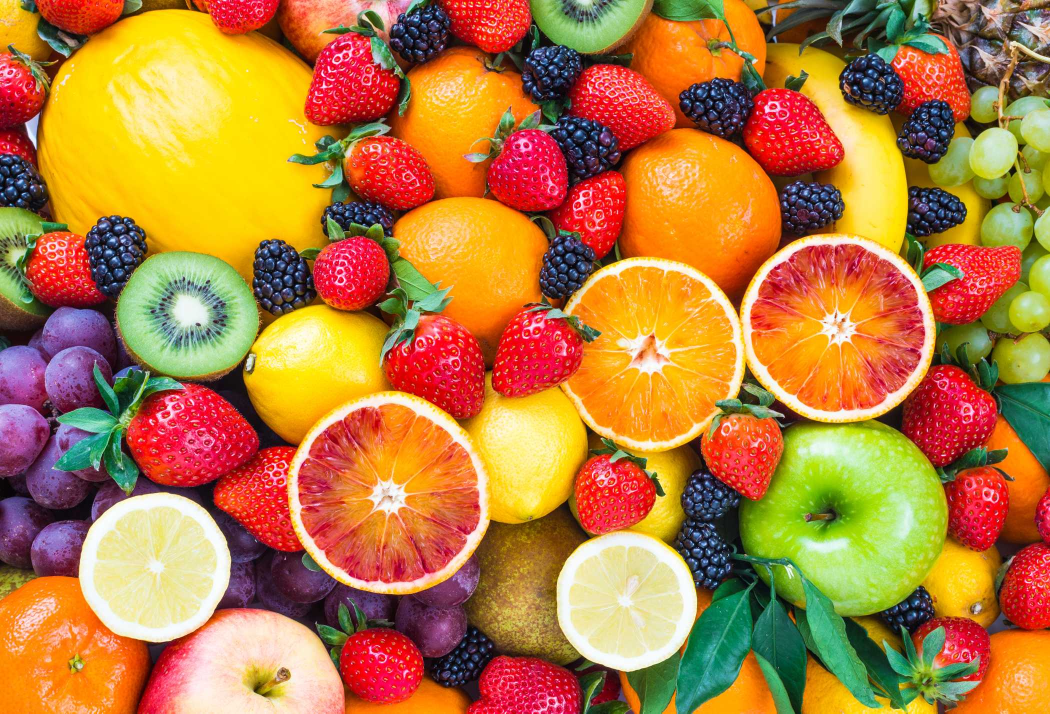
#> input picture Lab3/fruit.jpg, 2100 x 1427 px (shown at 1/2 size)
$ jupyter execute --allow-errors BTap_them.ipynb
#> lines starting #> are read from the running program, lines starting #| are printed output that depends on the picture
[cell 1]
##1.1
import numpy as np
import imageio.v2 as iio
import matplotlib.pylab as plt
data = iio.imread('fruit.jpg')
#> data is the input picture: shape (1427, 2100, 3); mean R, G, B 182.3, 124.4, 62.8
bmg = data[800:1200, 570:980]
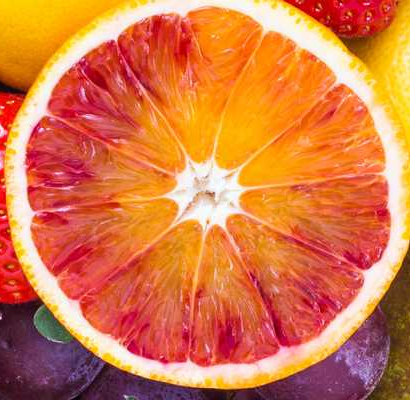
#> bmg: shape (400, 410, 3); mean R, G, B 215, 120.3, 71.3
print(data.shape)
#| (1427, 2100, 3)

iio.imsave('orange.jpg', bmg)
plt.imshow(bmg)
plt.show()

[cell 2]
#1.2
import numpy as np
import scipy.ndimage as nd
import imageio.v2 as iio
import matplotlib.pyplot as plt
from PIL import Image

# Đọc ảnh và chuyển sang grayscale
img = Image.open('fruit.jpg').convert('L')  # 'L' = grayscale
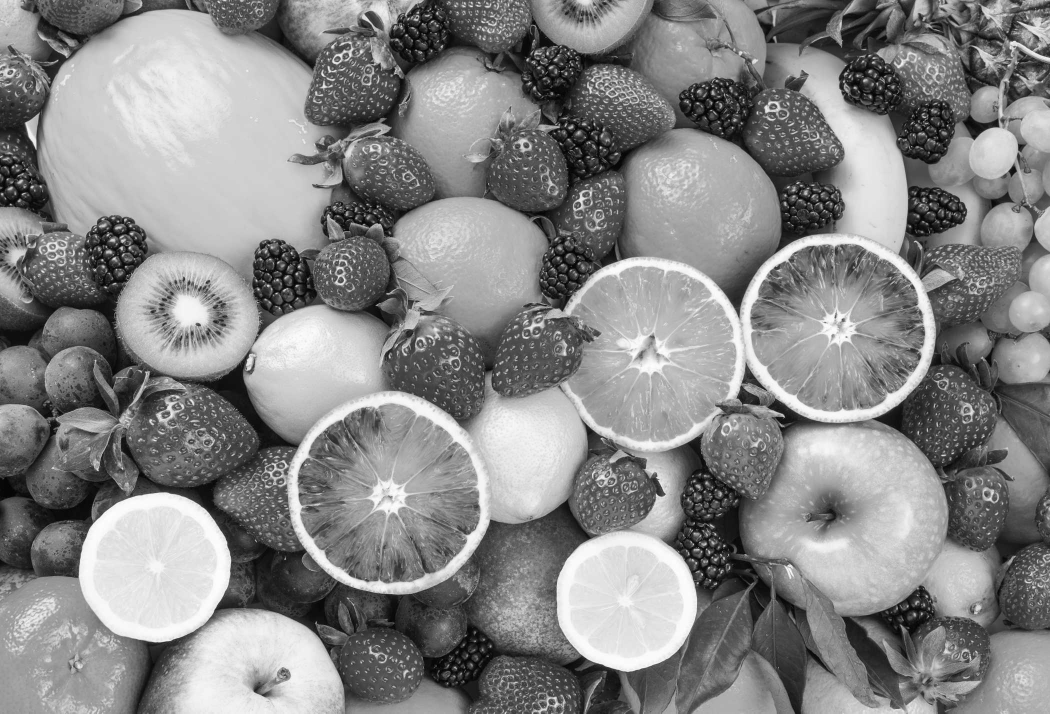
#> img: PIL image 2100x1427 L (shown at 1/2 size); min 0, max 255, mean 134.7
data = np.array(img)

# Dịch chuyển ảnh
bdata = nd.shift(data, (100, 25))
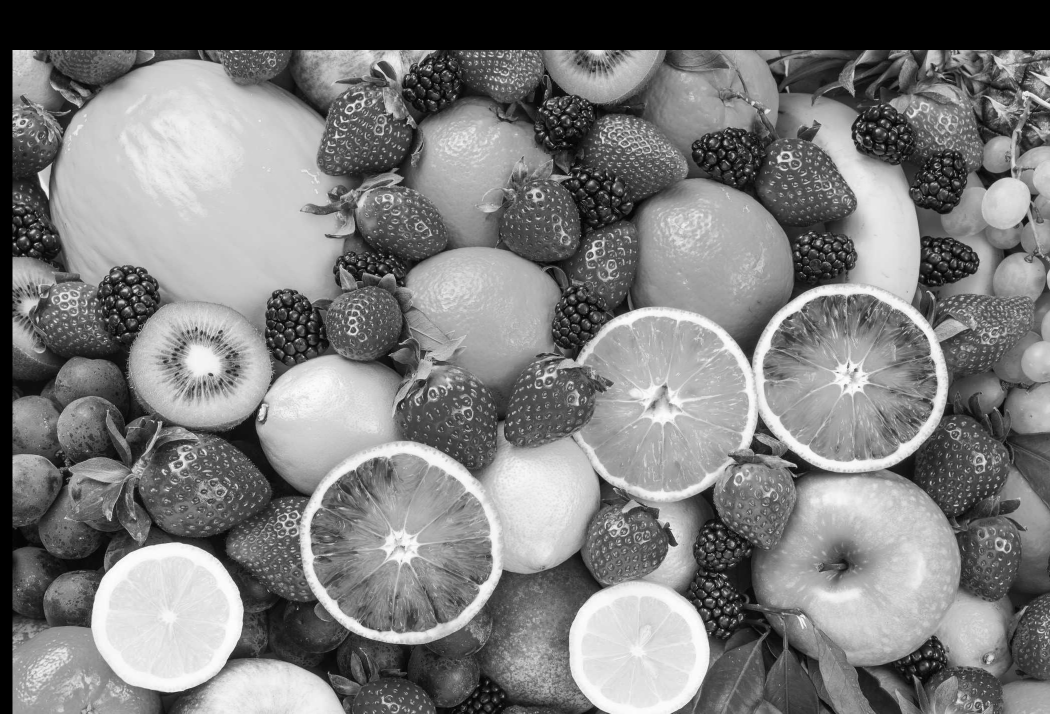
#> bdata: shape (1427, 2100) (shown at 1/2 size); min 0, max 255, mean 123.9

# Hiển thị ảnh sau dịch chuyển
plt.imshow(bdata, cmap='gray')
plt.show()

[cell 3]
#bai 1 thay cho tren zalo
##Chọn ảnh quả kiwi bất kì .
##Tịnh tiến quả kiwi 50 pixel sang phải và 30 pixel xuống dưới.
##Áp dụng hiệu ứng sóng (wave effect) lên quả kiwi bằng cách sử dụng biến đổi tọa độ (map_coordinates) với hàm sin.
##Lưu ảnh kết quả vào file kiwi_wave.jpg
import numpy as np
import scipy.ndimage as nd
import matplotlib.pyplot as plt
from PIL import Image

img = Image.open('orange.jpg').convert('L')
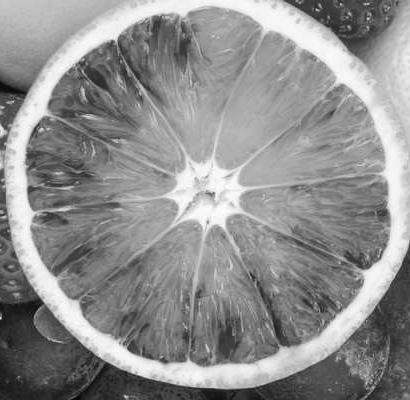
#> img: PIL image 410x400 L; min 2, max 255, mean 142.9
data = np.array(img)

shifted = nd.shift(data, shift=(30, 50))
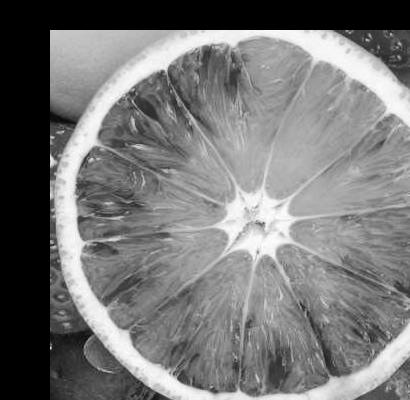
#> shifted: shape (400, 410); min 0, max 255, mean 118.5

rows, cols = shifted.shape
#> rows = 400; cols = 410
x, y = np.meshgrid(np.arange(cols), np.arange(rows))
wave_x = x + 10 * np.sin(2 * np.pi * y / 60)
wave_y = y + 10 * np.sin(2 * np.pi * x / 90)

coords = [wave_y, wave_x]

wave_image = nd.map_coordinates(shifted, coords, order=1, mode='reflect')
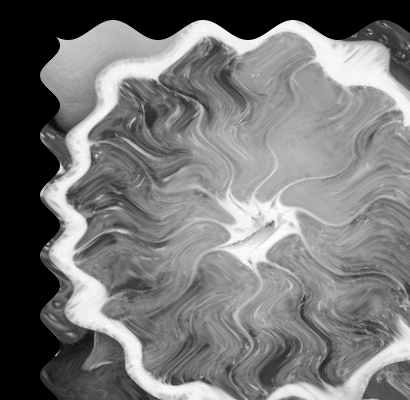
#> wave_image: shape (400, 410); min 0, max 255, mean 118.6

plt.imshow(wave_image, cmap='gray')
plt.axis('off')
plt.title('orange Wave Effect')
plt.show()

output = Image.fromarray(wave_image.astype(np.uint8))
output.save('orange_wave.jpg')

[cell 4]
#bai 2
##Chọn quả đu đủ và dưa hấu từ google.
##Đổi màu đu đủ thành gradient từ đỏ sang xanh lá, và dưa hấu thành gradient từ vàng sang tím.
##Ghép hai quả lên một nền trong suốt (alpha channel) và lưu dưới dạng PNG.

from PIL import Image, ImageOps
import numpy as np

# Hàm áp dụng gradient màu
# [11 lines left out: function apply_gradient, not called in this run]

# Đọc ảnh đã tách nền (transparent background)
#> (the rest of this cell did not finish here and is left out)

[cell 5]
##bai 3
##Chọn ảnh núi và thuyền .
##Xoay cả hai đối tượng 45 độ, giữ kích thước ban đầu (reshape=False).
##Tạo hiệu ứng phản chiếu dọc (vertical mirror) cho cả hai đối tượng sau khi xoay.
##Ghép cả hai đối tượng lên một canvas trắng và lưu vào mountain_boat_mirror.jpg

from PIL import Image
import numpy as np

# Bước 1: Đọc ảnh gốc
#> (the rest of this cell did not finish here and is left out)

[cell 6]
##bai 4
##Chọn ngôi chùa bất kì.
##Phóng to ngôi chùa lên 5 lần.
##Áp dụng một biến đổi hình học tùy chỉnh (geometric transform) để tạo hiệu ứng "uốn cong" (warping) ngôi chùa.
##Lưu ảnh kết quả vào pagoda_warped.jpg.

from PIL import Image
import numpy as np
import scipy.ndimage as nd

# Bước 1: Đọc ảnh gốc
#> (the rest of this cell did not finish here and is left out)

[cell 7]
##bai 5
##Tạo một chương trình menu tương tác cho phép người dùng chọn các phép biến đổi sau:
##Tịnh tiến (hỏi số pixel di chuyển theo x và y).
##Xoay (hỏi góc xoay và chọn reshape=True/False).
##Phóng to/thu nhỏ (hỏi hệ số zoom).
##Làm mờ Gaussian (hỏi giá trị sigma).
##Biến đổi sóng (hỏi biên độ sóng).
##Người dùng chọn ảnh từ 3 ảnh bất kì

from PIL import Image
import numpy as np
import scipy.ndimage as nd

# Danh sách ảnh có sẵn
image_files = ["nui.jpg", "thuyen.jpg", "chua.jpg"]
#> image_files = ['nui.jpg', 'thuyen.jpg', 'chua.jpg']

def load_image():
    print("Chọn ảnh:")
    for i, name in enumerate(image_files):
        print(f"{i+1}. {name}")
#> this loop made 3 passes
#| 1. nui.jpg
#| 2. thuyen.jpg
#| 3. chua.jpg
    choice = int(input("Nhập số (1-3): "))
#> the answer given: 1
    return Image.open(image_files[choice - 1]).convert("RGB")

# [35 lines left out: functions translate_image, rotate_image, zoom_image, gaussian_blur, wave_transform, not called in this run]

# Danh sách chức năng
operations = {
    "1": ("Tịnh tiến", translate_image),
    "2": ("Xoay ảnh", rotate_image),
    "3": ("Phóng to / Thu nhỏ", zoom_image),
    "4": ("Làm mờ Gaussian", gaussian_blur),
    "5": ("Biến dạng sóng", wave_transform)
}

def main():
    image = load_image()

    print("\nChọn phép biến đổi:")
    for key, (name, _) in operations.items():
        print(f"{key}. {name}")
    op_choice = input("Nhập số lựa chọn: ")

    if op_choice in operations:
        _, operation = operations[op_choice]
        result = operation(image)
        result.show()
        result.save("output_result.jpg")
        print("Ảnh đã lưu vào 'output_result.jpg'")
    else:
        print("Lựa chọn không hợp lệ.")

#> (the rest of this cell did not finish here and is left out)
